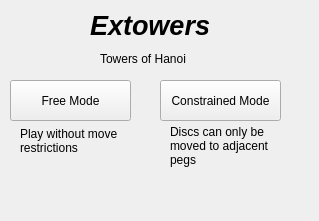
<?xml version="1.0" encoding="UTF-8"?>
<ui version="4.0">
 <class>MainWindow</class>
 <widget class="QMainWindow" name="MainWindow">
  <property name="geometry">
   <rect>
    <x>0</x>
    <y>0</y>
    <width>319</width>
    <height>221</height>
   </rect>
  </property>
  <property name="windowTitle">
   <string>MainWindow</string>
  </property>
  <widget class="QWidget" name="centralWidget">
   <widget class="QPushButton" name="freeButton">
    <property name="geometry">
     <rect>
      <x>10</x>
      <y>80</y>
      <width>121</width>
      <height>41</height>
     </rect>
    </property>
    <property name="text">
     <string>Free Mode</string>
    </property>
   </widget>
   <widget class="QPushButton" name="conButton">
    <property name="geometry">
     <rect>
      <x>160</x>
      <y>80</y>
      <width>121</width>
      <height>41</height>
     </rect>
    </property>
    <property name="text">
     <string>Constrained Mode</string>
    </property>
    <property name="default">
     <bool>false</bool>
    </property>
   </widget>
   <widget class="QLabel" name="Title">
    <property name="geometry">
     <rect>
      <x>90</x>
      <y>0</y>
      <width>121</width>
      <height>51</height>
     </rect>
    </property>
    <property name="font">
     <font>
      <pointsize>20</pointsize>
      <weight>75</weight>
      <italic>true</italic>
      <bold>true</bold>
     </font>
    </property>
    <property name="text">
     <string>Extowers</string>
    </property>
   </widget>
   <widget class="QLabel" name="Info">
    <property name="geometry">
     <rect>
      <x>100</x>
      <y>50</y>
      <width>101</width>
      <height>18</height>
     </rect>
    </property>
    <property name="text">
     <string>Towers of Hanoi</string>
    </property>
   </widget>
   <widget class="QLabel" name="freeInfo">
    <property name="geometry">
     <rect>
      <x>20</x>
      <y>120</y>
      <width>111</width>
      <height>41</height>
     </rect>
    </property>
    <property name="text">
     <string>Play without move restrictions</string>
    </property>
    <property name="wordWrap">
     <bool>true</bool>
    </property>
   </widget>
   <widget class="QLabel" name="conInfo">
    <property name="geometry">
     <rect>
      <x>170</x>
      <y>110</y>
      <width>101</width>
      <height>71</height>
     </rect>
    </property>
    <property name="text">
     <string>Discs can only be moved to adjacent pegs</string>
    </property>
    <property name="wordWrap">
     <bool>true</bool>
    </property>
   </widget>
  </widget>
 </widget>
 <layoutdefault spacing="6" margin="11"/>
 <resources/>
 <connections/>
</ui>
